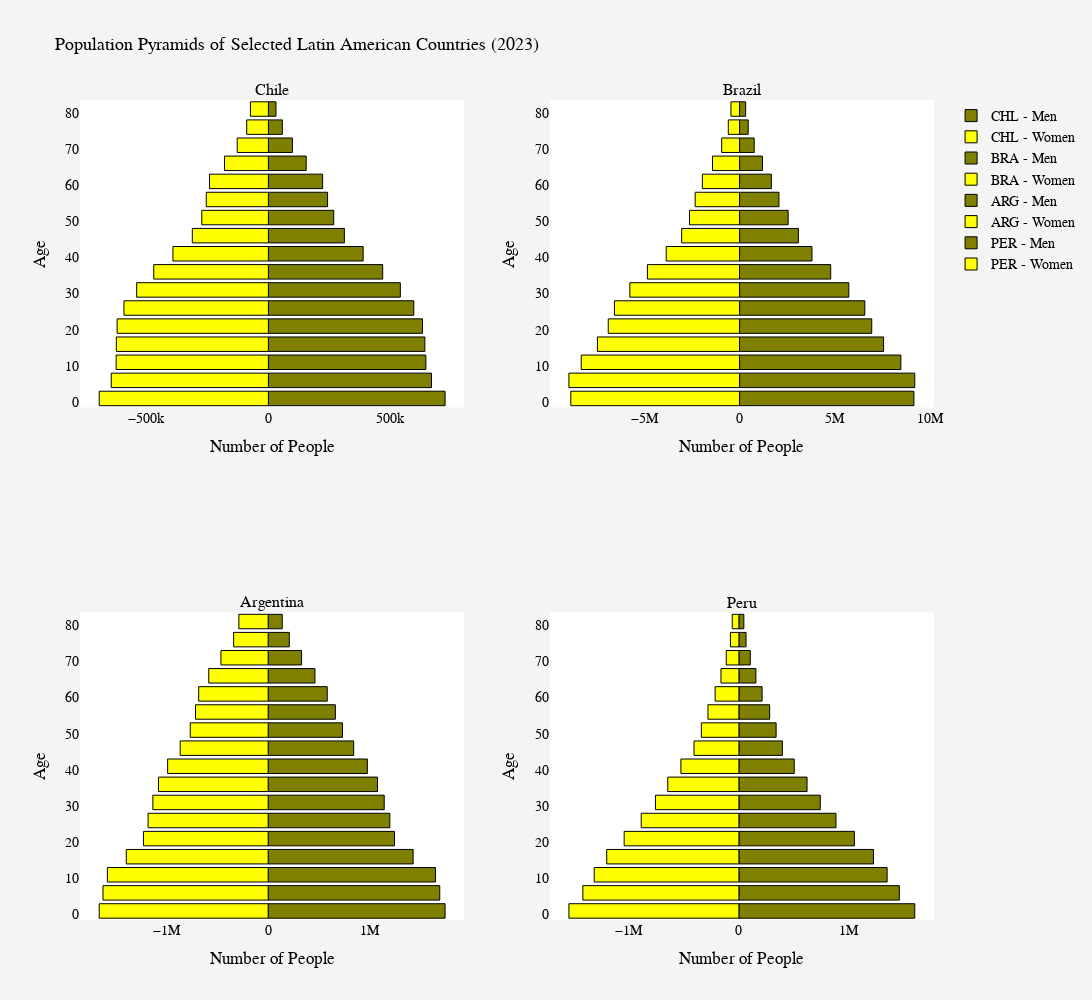

Notebook code cell kept with this figure:
### Code cell
# A figure comparing the population pyramids of various Operation Condor countries in 2023 (recent data)
    # Note: compare with the figure above to see the changes from 1980-2023

# Define multiple countries
country_choices = ["CHL", "BRA", "ARG", "PER"]
country_titles = ["Chile", "Brazil", "Argentina", "Peru"]

# Create a subplot layout (2 rows, 2 columns)
fig_4 = make_subplots(rows=2, cols=2, subplot_titles=country_titles)

# Loop through each country and generate its population pyramid
for i, (country, title) in enumerate(zip(country_choices, country_titles)):
    condor_countries = wbdata.get_dataframe(categories, country=country)

    # Extract male and female data
    male_data = condor_countries.loc[str(1990), :].filter(regex="Male").values
    female_data = -condor_countries.loc[str(1990), :].filter(regex="Female").values  # Negative for left alignment
    age_groups = [int(s[:2]) + 1 for s in ages]  # Convert age labels to integers

    # Determine subplot position
    row = i // 2 + 1
    col = i % 2 + 1

    # Add Male bar trace
    fig_4.add_trace(go.Bar(
        x=male_data,
        y=age_groups,
        orientation='h',
        name=f'{country} - Men',
        marker=dict(color='olive', line=dict(color='black', width=1)),
        hoverinfo='skip'
    ), row=row, col=col)

    # Add Female bar trace
    fig_4.add_trace(go.Bar(
        x=female_data,
        y=age_groups,
        orientation='h',
        name=f'{country} - Women',
        marker=dict(color='yellow', line=dict(color='black', width=1)),
        hoverinfo='skip'
    ), row=row, col=col)

 # Customize X and Y axis labels for each subplot
    fig_4.update_xaxes(title_text="Number of People", row=row, col=col)
    fig_4.update_yaxes(title_text="Age", row=row, col=col)

# Updated layout for aesthetics!
fig_4.update_layout(
    title="Population Pyramids of Selected Latin American Countries (1990)",
    title_font=dict(size=18, color='black'),
    barmode='overlay',
    width=1200,  # Adjust width
    height=1000,  # Adjust height
    paper_bgcolor='#f4f4f4',
    plot_bgcolor='#ffffff',
    font=dict(family="Arial, sans-serif", size=14, color="black"),
    showlegend=True
)

# Make the final figure
fig_4.show()

### Figure 1 — Plotly figure (JSON) as saved in the notebook; plotly's stock layout.template omitted (floating-point values rounded to 4 significant figures)
{"data": [{"hoverinfo": "skip", "marker": {"color": "olive", "line": {"color": "black", "width": 1}}, "name": "CHL - Men", "orientation": "h", "type": "bar", "x": [724050, 668436, 645315, 641311, 631577, 595941, 540651, 468311, 388373, 311357, 267791, 242564, 222315, 154814, 98366, 57119, 31097], "xaxis": "x", "y": [1, 6, 11, 16, 21, 26, 31, 36, 41, 46, 51, 56, 61, 66, 71, 76, 81], "yaxis": "y"}, {"hoverinfo": "skip", "marker": {"color": "yellow", "line": {"color": "black", "width": 1}}, "name": "CHL - Women", "orientation": "h", "type": "bar", "x": [-693285, -644009, -623794, -623171, -619936, -591957, -539854, -469849, -391214, -311759, -272976, -254644, -241357, -179734, -127703, -88939, -73610], "xaxis": "x", "y": [1, 6, 11, 16, 21, 26, 31, 36, 41, 46, 51, 56, 61, 66, 71, 76, 81], "yaxis": "y"}, {"hoverinfo": "skip", "marker": {"color": "olive", "line": {"color": "black", "width": 1}}, "name": "BRA - Men", "orientation": "h", "type": "bar", "x": [9151216, 9196771, 8466552, 7560006, 6937745, 6573141, 5733650, 4783833, 3800667, 3089321, 2551819, 2067593, 1670483, 1203242, 769068, 456292, 321235], "xaxis": "x2", "y": [1, 6, 11, 16, 21, 26, 31, 36, 41, 46, 51, 56, 61, 66, 71, 76, 81], "yaxis": "y2"}, {"hoverinfo": "skip", "marker": {"color": "yellow", "line": {"color": "black", "width": 1}}, "name": "BRA - Women", "orientation": "h", "type": "bar", "x": [-8854763, -8954043, -8308372, -7459561, -6889244, -6565302, -5755618, -4835453, -3848138, -3037437, -2626940, -2329410, -1950410, -1419071, -936899, -589271, -450661], "xaxis": "x2", "y": [1, 6, 11, 16, 21, 26, 31, 36, 41, 46, 51, 56, 61, 66, 71, 76, 81], "yaxis": "y2"}, {"hoverinfo": "skip", "marker": {"color": "olive", "line": {"color": "black", "width": 1}}, "name": "ARG - Men", "orientation": "h", "type": "bar", "x": [1745085, 1692571, 1650104, 1429624, 1246100, 1200180, 1144613, 1078717, 978383, 843608, 732843, 662709, 582524, 461302, 329500, 208250, 138825], "xaxis": "x3", "y": [1, 6, 11, 16, 21, 26, 31, 36, 41, 46, 51, 56, 61, 66, 71, 76, 81], "yaxis": "y3"}, {"hoverinfo": "skip", "marker": {"color": "yellow", "line": {"color": "black", "width": 1}}, "name": "ARG - Women", "orientation": "h", "type": "bar", "x": [-1666804, -1629584, -1586196, -1399702, -1230450, -1184808, -1137513, -1081709, -991958, -867898, -768983, -716991, -685761, -586480, -466018, -340757, -289348], "xaxis": "x3", "y": [1, 6, 11, 16, 21, 26, 31, 36, 41, 46, 51, 56, 61, 66, 71, 76, 81], "yaxis": "y3"}, {"hoverinfo": "skip", "marker": {"color": "olive", "line": {"color": "black", "width": 1}}, "name": "PER - Men", "orientation": "h", "type": "bar", "x": [1598307, 1458021, 1346848, 1223072, 1049562, 882013, 739569, 619448, 502608, 395208, 338233, 279231, 210750, 154368, 103463, 64950, 44889], "xaxis": "x4", "y": [1, 6, 11, 16, 21, 26, 31, 36, 41, 46, 51, 56, 61, 66, 71, 76, 81], "yaxis": "y4"}, {"hoverinfo": "skip", "marker": {"color": "yellow", "line": {"color": "black", "width": 1}}, "name": "PER - Women", "orientation": "h", "type": "bar", "x": [-1544842, -1418197, -1315112, -1201186, -1042735, -887684, -758460, -646688, -527136, -407860, -341461, -281039, -216112, -163033, -115134, -76919, -60632], "xaxis": "x4", "y": [1, 6, 11, 16, 21, 26, 31, 36, 41, 46, 51, 56, 61, 66, 71, 76, 81], "yaxis": "y4"}], "layout": {"annotations": [{"font": {"size": 16}, "showarrow": false, "text": "Chile", "x": 0.225, "xanchor": "center", "xref": "paper", "y": 1, "yanchor": "bottom", "yref": "paper"}, {"font": {"size": 16}, "showarrow": false, "text": "Brazil", "x": 0.775, "xanchor": "center", "xref": "paper", "y": 1, "yanchor": "bottom", "yref": "paper"}, {"font": {"size": 16}, "showarrow": false, "text": "Argentina", "x": 0.225, "xanchor": "center", "xref": "paper", "y": 0.375, "yanchor": "bottom", "yref": "paper"}, {"font": {"size": 16}, "showarrow": false, "text": "Peru", "x": 0.775, "xanchor": "center", "xref": "paper", "y": 0.375, "yanchor": "bottom", "yref": "paper"}], "barmode": "overlay", "font": {"color": "black", "family": "Arial, sans-serif", "size": 14}, "height": 1000, "paper_bgcolor": "#f4f4f4", "plot_bgcolor": "#ffffff", "showlegend": true, "title": {"font": {"color": "black", "size": 18}, "text": "Population Pyramids of Selected Latin American Countries (2023)"}, "width": 1200, "xaxis": {"anchor": "y", "domain": [0, 0.45], "title": {"text": "Number of People"}}, "xaxis2": {"anchor": "y2", "domain": [0.55, 1], "title": {"text": "Number of People"}}, "xaxis3": {"anchor": "y3", "domain": [0, 0.45], "title": {"text": "Number of People"}}, "xaxis4": {"anchor": "y4", "domain": [0.55, 1], "title": {"text": "Number of People"}}, "yaxis": {"anchor": "x", "domain": [0.625, 1], "title": {"text": "Age"}}, "yaxis2": {"anchor": "x2", "domain": [0.625, 1], "title": {"text": "Age"}}, "yaxis3": {"anchor": "x3", "domain": [0, 0.375], "title": {"text": "Age"}}, "yaxis4": {"anchor": "x4", "domain": [0, 0.375], "title": {"text": "Age"}}}}
